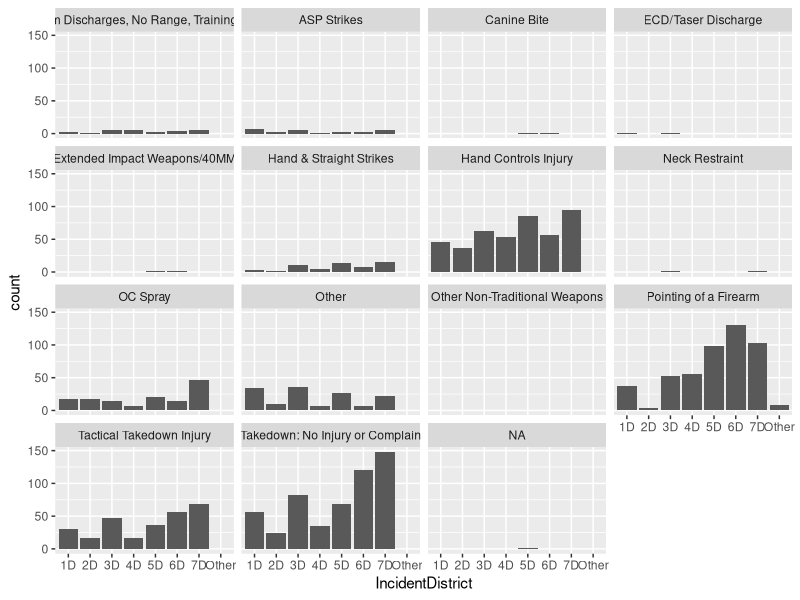
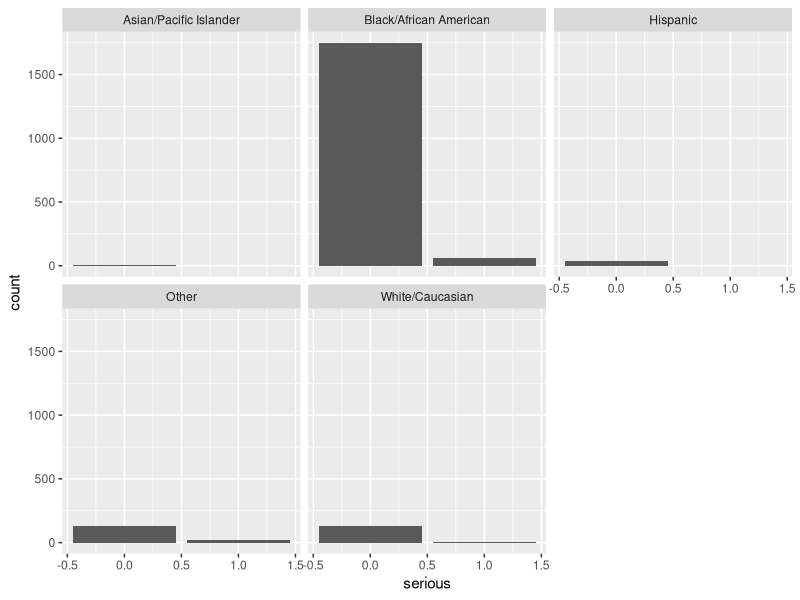
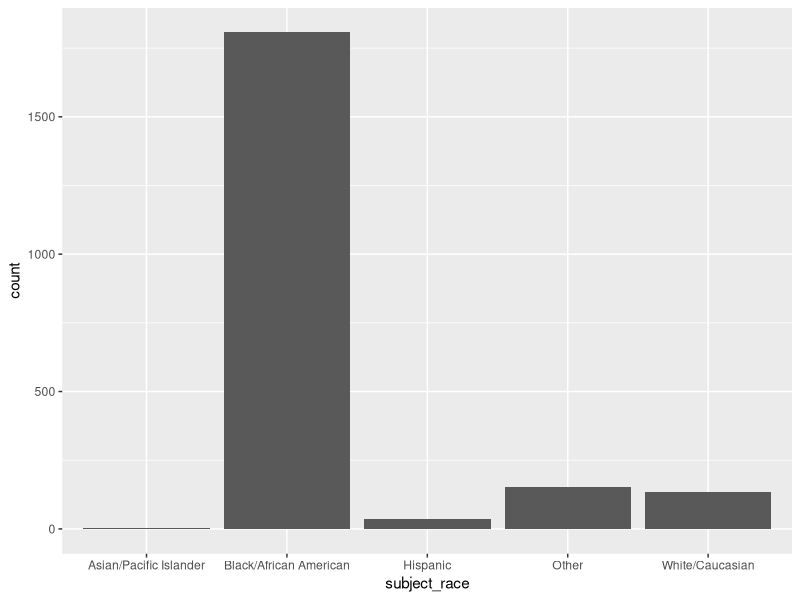
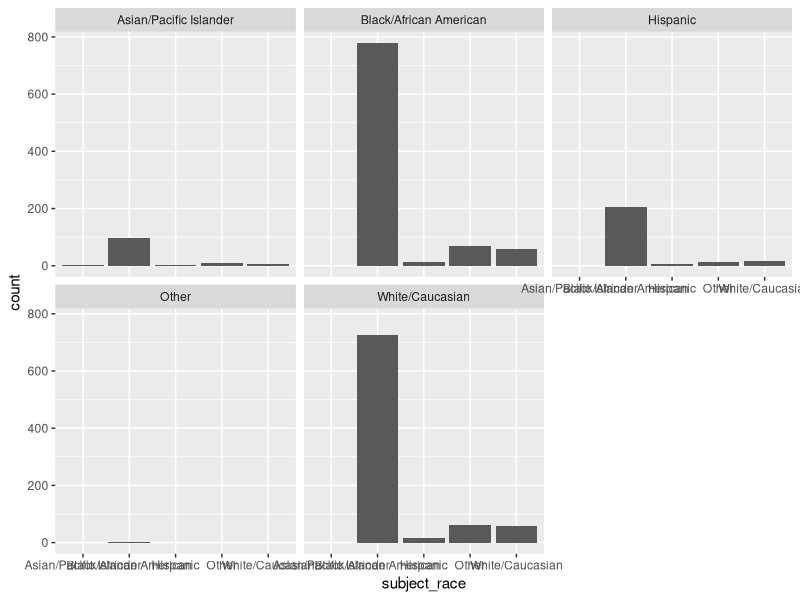
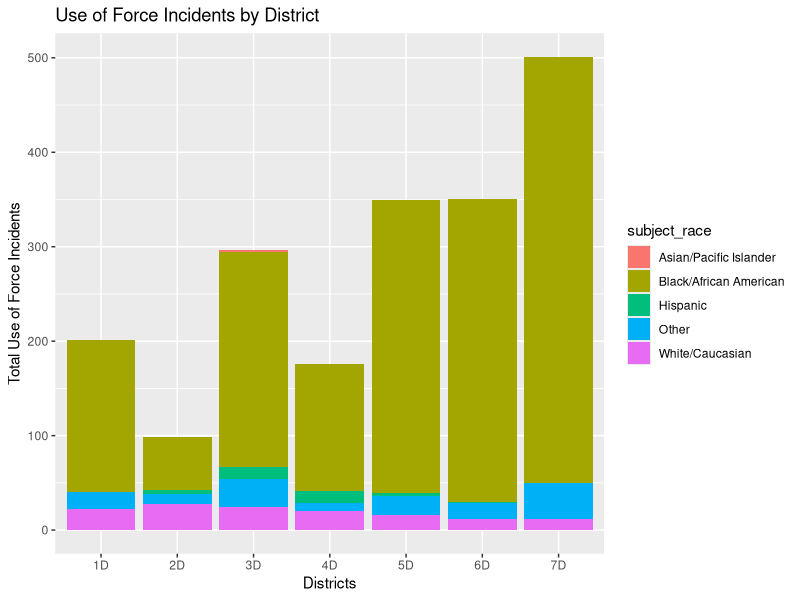
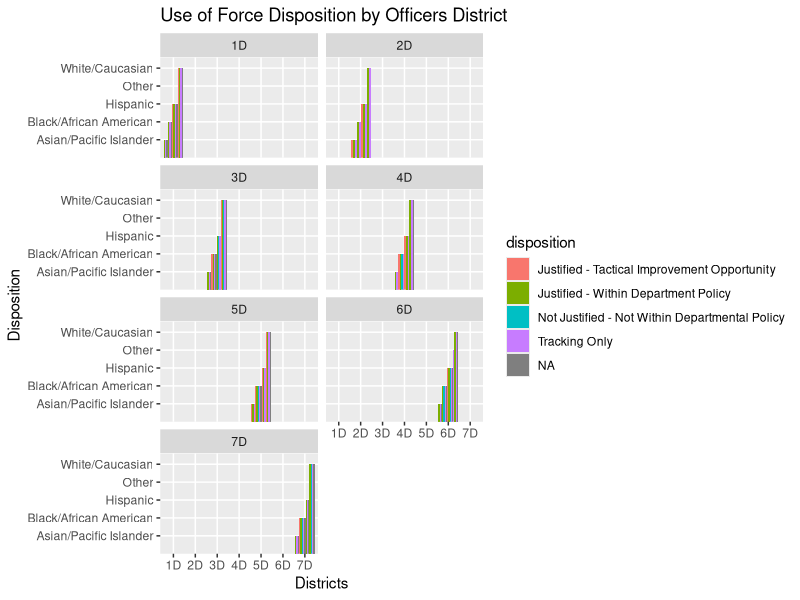

Write R code to recreate these figures, in order.
## ---- chunk 1
library(conflicted)
library(dplyr)
library(tidyverse)
library(ggthemes)
library(ggplot2)
library(tibble)
## ---- chunk 2
mpd_dat <- read.csv('UoF_mpd_2021_public.csv')
#head(mpd_dat)
#View(mpd_dat)

ggplot(data = mpd_dat, mapping = aes(x = IncidentDistrict)) + 
  geom_bar() +
    facet_wrap(~uof_type)

## ---- chunk 3
ggplot(data = mpd_dat, mapping = aes(x = serious)) + 
  geom_bar() +
    facet_wrap(~subject_race)

## ---- chunk 4
ggplot(data = mpd_dat, mapping = aes(x = subject_race)) + 
  geom_bar()

## ---- chunk 5
ggplot(data = mpd_dat, mapping = aes(x = subject_race)) + 
  geom_bar() +
    facet_wrap(~OfficerRace)
## ---- chunk 6
force_by_district_race <- mpd_dat %>%
  group_by(OfficerAssignment, subject_race) %>%
  summarize(Total_Use_of_Force = n()) #total num of cases of use of force
## ---- chunk 7
ggplot(subset(force_by_district_race, OfficerAssignment %in% c("1D", "2D", "3D", "4D", "5D", "6D", "7D")), 
       aes(x = OfficerAssignment, y = Total_Use_of_Force, fill = subject_race)) +
  geom_bar(stat = "identity") +
  labs(title = "Use of Force Incidents by District") +
  xlab("Districts") +
  ylab("Total Use of Force Incidents")

## ---- chunk 8
#df with officer assignment, disposition, officer race
officer_by_district <- mpd_dat %>%
  group_by(OfficerAssignment, disposition, OfficerRace)
## ---- chunk 9
# Create a ggplot bar chart
ggplot(subset(officer_by_district, OfficerAssignment %in% c("1D", "2D", "3D", "4D", "5D", "6D", "7D")), 
       aes(x = OfficerAssignment, y = OfficerRace, fill = disposition)) +
  geom_bar(stat = "identity", position = "dodge") +  # Create a bar chart
  labs(title = "Use of Force Disposition by Officers District",
       x = "Districts",
       y = "Disposition") +
  facet_wrap(~OfficerAssignment, ncol = 2) 
## ---- chunk 10
